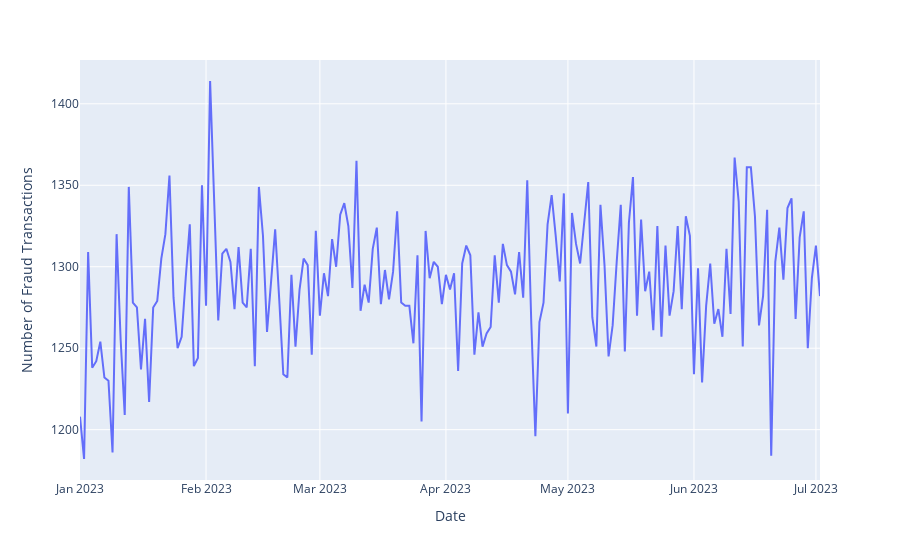

Notebook code cell kept with this figure:
### Code cell
df['TX_DATETIME'] = pd.to_datetime(df['TX_DATETIME'])

df['date'] = df['TX_DATETIME'].dt.date

grouped = df[df['TX_FRAUD'] == 1].groupby('date').size().reset_index(name='count')

fig = px.line(grouped, x='date', y='count', labels={'date':'Date','count':'Number of Fraud Transactions'})

fig.show()

### Figure 1 — Plotly figure (JSON) as saved in the notebook; plotly's stock layout.template omitted (floating-point values rounded to 4 significant figures; data arrays with more than 128 entries replaced by an {"elided": "..."} marker saying what was removed)
{"data": [{"hovertemplate": "Date=%{x}<br>Number of Fraud Transactions=%{y}<extra></extra>", "legendgroup": "", "line": {"color": "#636efa", "dash": "solid"}, "marker": {"symbol": "circle"}, "mode": "lines", "name": "", "orientation": "v", "showlegend": false, "type": "scatter", "x": {"elided": "183 str values"}, "xaxis": "x", "y": {"elided": "183 int values"}, "yaxis": "y"}], "layout": {"legend": {"tracegroupgap": 0}, "margin": {"t": 60}, "xaxis": {"anchor": "y", "domain": [0, 1], "title": {"text": "Date"}}, "yaxis": {"anchor": "x", "domain": [0, 1], "title": {"text": "Number of Fraud Transactions"}}}}
